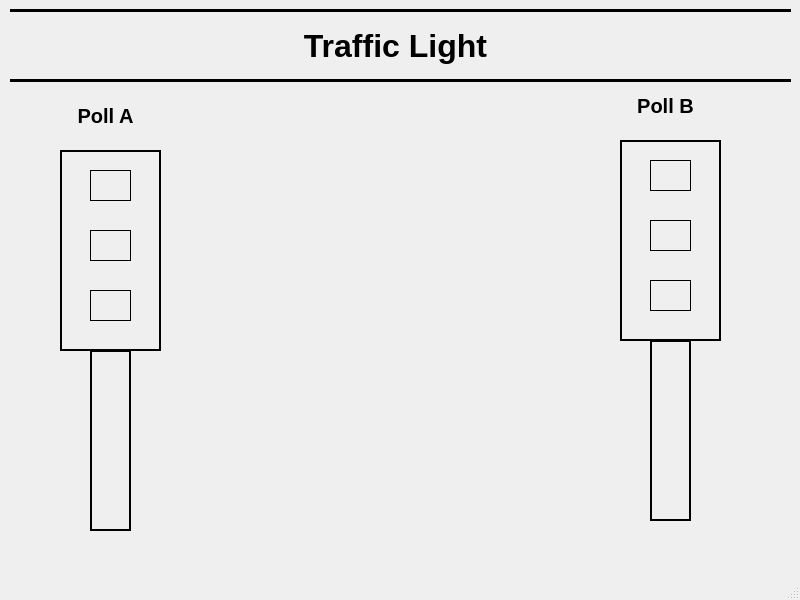
<?xml version="1.0" encoding="UTF-8"?>
<ui version="4.0">
 <class>MainWindow</class>
 <widget class="QMainWindow" name="MainWindow">
  <property name="enabled">
   <bool>true</bool>
  </property>
  <property name="geometry">
   <rect>
    <x>0</x>
    <y>0</y>
    <width>800</width>
    <height>600</height>
   </rect>
  </property>
  <property name="font">
   <font>
    <family>MS Sans Serif</family>
    <weight>75</weight>
    <bold>true</bold>
   </font>
  </property>
  <property name="windowTitle">
   <string>MainWindow</string>
  </property>
  <property name="tabShape">
   <enum>QTabWidget::Rounded</enum>
  </property>
  <widget class="QWidget" name="centralwidget">
   <widget class="Line" name="line">
    <property name="windowModality">
     <enum>Qt::ApplicationModal</enum>
    </property>
    <property name="geometry">
     <rect>
      <x>10</x>
      <y>70</y>
      <width>781</width>
      <height>21</height>
     </rect>
    </property>
    <property name="frameShadow">
     <enum>QFrame::Plain</enum>
    </property>
    <property name="lineWidth">
     <number>3</number>
    </property>
    <property name="orientation">
     <enum>Qt::Horizontal</enum>
    </property>
   </widget>
   <widget class="Line" name="line_2">
    <property name="windowModality">
     <enum>Qt::ApplicationModal</enum>
    </property>
    <property name="geometry">
     <rect>
      <x>10</x>
      <y>0</y>
      <width>781</width>
      <height>21</height>
     </rect>
    </property>
    <property name="frameShadow">
     <enum>QFrame::Plain</enum>
    </property>
    <property name="lineWidth">
     <number>3</number>
    </property>
    <property name="orientation">
     <enum>Qt::Horizontal</enum>
    </property>
   </widget>
   <widget class="QLabel" name="label">
    <property name="geometry">
     <rect>
      <x>140</x>
      <y>20</y>
      <width>511</width>
      <height>51</height>
     </rect>
    </property>
    <property name="font">
     <font>
      <family>Nirmala UI</family>
      <pointsize>24</pointsize>
     </font>
    </property>
    <property name="frameShape">
     <enum>QFrame::NoFrame</enum>
    </property>
    <property name="text">
     <string>Traffic Light</string>
    </property>
    <property name="alignment">
     <set>Qt::AlignCenter</set>
    </property>
   </widget>
   <widget class="QLabel" name="label_2">
    <property name="geometry">
     <rect>
      <x>60</x>
      <y>150</y>
      <width>101</width>
      <height>201</height>
     </rect>
    </property>
    <property name="frameShape">
     <enum>QFrame::WinPanel</enum>
    </property>
    <property name="text">
     <string/>
    </property>
   </widget>
   <widget class="QLabel" name="label_3">
    <property name="geometry">
     <rect>
      <x>90</x>
      <y>350</y>
      <width>41</width>
      <height>181</height>
     </rect>
    </property>
    <property name="frameShape">
     <enum>QFrame::WinPanel</enum>
    </property>
    <property name="text">
     <string/>
    </property>
   </widget>
   <widget class="QLabel" name="label_4">
    <property name="geometry">
     <rect>
      <x>90</x>
      <y>170</y>
      <width>41</width>
      <height>31</height>
     </rect>
    </property>
    <property name="frameShape">
     <enum>QFrame::Box</enum>
    </property>
    <property name="text">
     <string/>
    </property>
   </widget>
   <widget class="QLabel" name="label_5">
    <property name="geometry">
     <rect>
      <x>90</x>
      <y>230</y>
      <width>41</width>
      <height>31</height>
     </rect>
    </property>
    <property name="frameShape">
     <enum>QFrame::Box</enum>
    </property>
    <property name="text">
     <string/>
    </property>
   </widget>
   <widget class="QLabel" name="label_6">
    <property name="geometry">
     <rect>
      <x>90</x>
      <y>290</y>
      <width>41</width>
      <height>31</height>
     </rect>
    </property>
    <property name="frameShape">
     <enum>QFrame::Box</enum>
    </property>
    <property name="text">
     <string/>
    </property>
   </widget>
   <widget class="QLabel" name="label_7">
    <property name="geometry">
     <rect>
      <x>650</x>
      <y>340</y>
      <width>41</width>
      <height>181</height>
     </rect>
    </property>
    <property name="frameShape">
     <enum>QFrame::WinPanel</enum>
    </property>
    <property name="text">
     <string/>
    </property>
   </widget>
   <widget class="QLabel" name="label_8">
    <property name="geometry">
     <rect>
      <x>620</x>
      <y>140</y>
      <width>101</width>
      <height>201</height>
     </rect>
    </property>
    <property name="frameShape">
     <enum>QFrame::WinPanel</enum>
    </property>
    <property name="text">
     <string/>
    </property>
   </widget>
   <widget class="QLabel" name="label_9">
    <property name="geometry">
     <rect>
      <x>650</x>
      <y>160</y>
      <width>41</width>
      <height>31</height>
     </rect>
    </property>
    <property name="frameShape">
     <enum>QFrame::Box</enum>
    </property>
    <property name="text">
     <string/>
    </property>
   </widget>
   <widget class="QLabel" name="label_10">
    <property name="geometry">
     <rect>
      <x>650</x>
      <y>280</y>
      <width>41</width>
      <height>31</height>
     </rect>
    </property>
    <property name="frameShape">
     <enum>QFrame::Box</enum>
    </property>
    <property name="text">
     <string/>
    </property>
   </widget>
   <widget class="QLabel" name="label_11">
    <property name="geometry">
     <rect>
      <x>650</x>
      <y>220</y>
      <width>41</width>
      <height>31</height>
     </rect>
    </property>
    <property name="frameShape">
     <enum>QFrame::Box</enum>
    </property>
    <property name="text">
     <string/>
    </property>
   </widget>
   <widget class="QLabel" name="label_12">
    <property name="geometry">
     <rect>
      <x>40</x>
      <y>100</y>
      <width>131</width>
      <height>31</height>
     </rect>
    </property>
    <property name="font">
     <font>
      <pointsize>15</pointsize>
     </font>
    </property>
    <property name="text">
     <string>Poll A</string>
    </property>
    <property name="alignment">
     <set>Qt::AlignCenter</set>
    </property>
   </widget>
   <widget class="QLabel" name="label_13">
    <property name="geometry">
     <rect>
      <x>600</x>
      <y>90</y>
      <width>131</width>
      <height>31</height>
     </rect>
    </property>
    <property name="font">
     <font>
      <pointsize>15</pointsize>
     </font>
    </property>
    <property name="text">
     <string>Poll B</string>
    </property>
    <property name="alignment">
     <set>Qt::AlignCenter</set>
    </property>
   </widget>
  </widget>
  <widget class="QMenuBar" name="menubar">
   <property name="geometry">
    <rect>
     <x>0</x>
     <y>0</y>
     <width>800</width>
     <height>26</height>
    </rect>
   </property>
  </widget>
  <widget class="QStatusBar" name="statusbar"/>
 </widget>
 <resources/>
 <connections/>
</ui>
